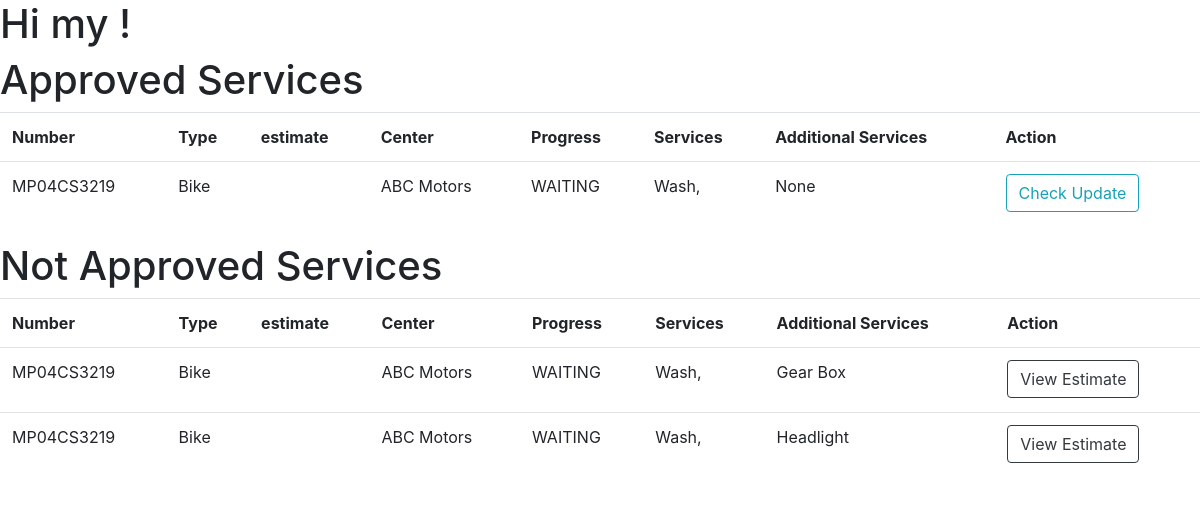
The app's page /services/ (signed in) with its own data.
### account/models.py (models this page shows)
class User(AbstractUser):
    class Role(models.TextChoices):
        ADMIN = "ADMIN" , "Admin"
        CUSTOMER = 'CUSTOMER' , "Customer"
        EMPLOYEE = 'EMPLOYEE' , 'Employee'
        HR = 'HR' , 'Human Resource Manager'
        SM = 'SM' , 'Service Manager'
        SA = 'SA' , 'Service Advisor'
        NA = 'NA' , 'NA'
        BSM = 'BSM' , 'Body Shop Manager'
        BSA = 'BSA' , 'Body Shop Advisor'
        CRM = 'CRM' , 'Customer Relationship Manager'
        SPM = 'SPM' , 'Spare Part Manager'
        SPE = 'SPE' , 'Spare Part Executive'
        AM  = 'AM' , 'Account Manager'
    phone = models.CharField(max_length=13,unique=True , null=True , blank=True)
    role = models.CharField(max_length=50 , choices=Role.choices ,default= Role.CUSTOMER)
    is_active = models.BooleanField(default=False)

### ERP/models.py (models this page shows, shortened)
class Service(models.Model):
    class Progress(models.TextChoices):
        WAITING = 'WAITING' , 'Waiting'
        DOING = 'DOING' , 'Doing'
    vehical = models.ForeignKey(Vehical , on_delete=models.SET_NULL, blank=True , null= True)
    center = models.ForeignKey(Center , on_delete=models.SET_NULL , null=True , blank= True)
    services = models.ManyToManyField(CenterServices)
    progress = models.CharField(max_length=20 , choices=Progress.choices , default= Progress.WAITING)
    additional_services = models.CharField(max_length=200 ,default = None)
    additional_services_cost = models.IntegerField(default=0)
    is_approved = models.BooleanField(default=False)

class Vehical(models.Model):
    customer = models.ForeignKey(Customer , on_delete=models.CASCADE)
    number = models.CharField(max_length=20 , unique= True)
    type = models.CharField(max_length=20)

class CenterServices(models.Model):
    name = models.CharField(max_length=100)
    description = models.CharField(max_length=400, default="Diam dolor diam ipsum sit amet diam et eos erat ipsum")
    price = models.IntegerField(default=500)
    center = models.ForeignKey(Center,on_delete= models.CASCADE)
    tax = models.FloatField(default=5)

### Franchise/models.py (models this page shows, shortened)
class Center(models.Model):
    name = models.CharField(max_length=100)
    location = models.ForeignKey(Location , null=True , blank= True , on_delete= models.SET_NULL)

### account/decorators.py (the view)
        def wrapper(request , *args, **kwargs):
            group = None
            role = request.user.role
            print(role)
            if role in allowed_roles:
                return view_func(request , *args, **kwargs)
            else :
                print('User Not allowed')
                return redirect('unauth_page')

### ERP/customer_views.py (called while the page is built)
@login_required(login_url= 'login_page')
@allowed_users(allowed_roles=[User.Role.CUSTOMER])
def customer_services(request):
    vehicals = Vehical.objects.filter(customer = Customer.objects.get(user=request.user))
    context = {}
    app_services = Service.objects.filter(is_approved = True , vehical__in = vehicals)
    not_app_services = Service.objects.filter(is_approved = False, vehical__in = vehicals)
    context['app_services'] = app_services
    context['not_app_services'] = not_app_services
    return render(request , 'ERP/service/customer_view.html',context)

### templates/ERP/service/customer_view.html
{% extends 'ERP/base.html' %}
{% load static %}
{% block content %}
<h1>Hi {{request.user}} !</h1>
<h1>Approved Services</h1>
<table class = 'table'>
    <tr>
        <th>Number</th>
        <th>Type</th>
        <th>estimate</th>
        <th>Center</th>
        <th>Progress</th>
        <th>Services</th>
        <th>Additional Services</th>
        <th>Action</th>
        </tr>
        {% for service in app_services %}
        <tr>
            <td>{{service.vehical.number}}</td>
            <td>{{service.vehical.type}}</td>
            <td>{{service.service_estimate }} </td>
            <td>{{service.center.name}}</td>
            <td>{{service.progress}}</td>
            <td>
                {% for ser in service.services.all %}
            <p class="ptag">{{ser.name}},</p>
                    {% endfor %}
            </td>
            <td>{{service.additional_services}}</td>
            <td> <a class="btn btn-outline-info" href="{% url 'customer_service_updates_page' service.id %}">Check Update</a></td>
        </tr>
        {% endfor %}
        </table>
<h1>Not Approved Services</h1>
        <table class = 'table' >
            <tr>
                <th>Number</th>
                <th>Type</th>
                <th>estimate</th>
                <th>Center</th>
                <th>Progress</th>
                <th>Services</th>
                <th>Additional Services</th>
                <th>Action</th>
                </tr>
                {% for service in not_app_services %}
                <tr>
                    <td>{{service.vehical.number}}</td>
                    <td>{{service.vehical.type}}</td>
                    <td>{{service.service_estimate}}</td>
                    <td>{{service.center.name}}</td>
                    <td>{{service.progress}}</td>
                    <td>
                        {% for ser in service.services.all %}
                      <p>  {{ser.name}},</p>
                            {% endfor %}
                    </td>
                    <td>{{service.additional_services}}</td>
                    <td> <a class="btn btn-outline-dark" href="{% url 'approve_estimate' service.id %}">View Estimate</a></td>
                </tr>
                {% endfor %}
</table>
{% endblock %}

### records on screen
User: user "my"
Service: vehical.number "MP04CS3219", vehical.type "Bike", center.name "ABC Motors", progress "WAITING", additional_services "None"
CenterServices: name "Wash"
Service: vehical.number "MP04CS3219", vehical.type "Bike", center.name "ABC Motors", progress "WAITING", additional_services "Gear Box"
Service: vehical.number "MP04CS3219", vehical.type "Bike", center.name "ABC Motors", progress "WAITING", additional_services "Headlight"
